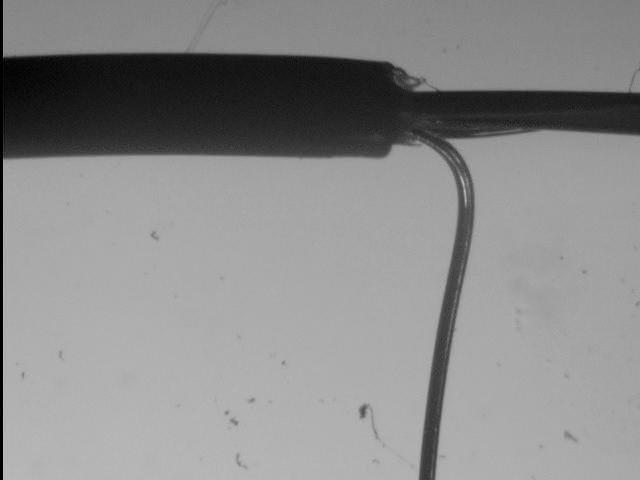
%> input picture GUIs/ActinMeasurer/wire1x.jpg, 640 x 480 px
$ octave --eval "result = BackgroundSub('../ActinMeasurer/wire1x.jpg');"   (GNU Octave 9; MATLAB toolbox functions it lacks are replaced by stand-ins)
%> lines starting %> are read from the running program, lines starting %| are printed output that depends on the picture; in (x1, y1, x2, y2) boxes, pixels count from 0 and x2, y2 are one past the last pixel; in counts of white or black regions, pixels touching at a corner belong together; the program's own positions count from 1
function g = BackgroundSub(file)
%> called with file = '../ActinMeasurer/wire1x.jpg'


close all
I = imread(file);
%> I is the input picture: size 480x640x3 uint8; min 0, max 189, mean 139.4

I = ~I;
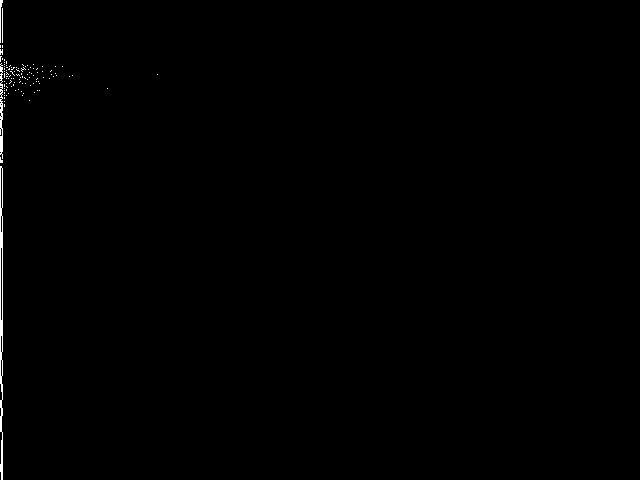
%> I: size 480x640x3 logical; 0.37% white in thin lines or dots, all inside (x1, y1, x2, y2) = (0, 0, 158, 480)


background = imopen(I,strel('disk',10));
%> background: size 480x640x3 logical; every value is 0


figure(3); surf(double(background(1:8:end,1:8:end))),zlim([0 255]);
set(gca,'ydir','reverse');
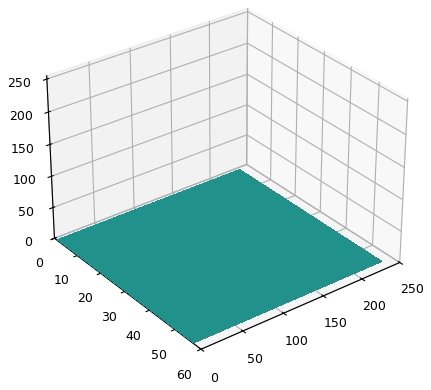
%> figure redrawn from the program's plot data

I2 = imsubtract(I,background);


I3 = imadjust(I2, stretchlim(I2), [0 1]);


figure(6);
subplot(2,2,1); imshow(I);  title('Original Image');
subplot(2,2,2); imshow(background);  title('Background');
subplot(2,2,3); imshow(I2);  title('Image minus Background');
subplot(2,2,4); imshow(I3);  title('Final Product');
%> after `title('Final Product')`:
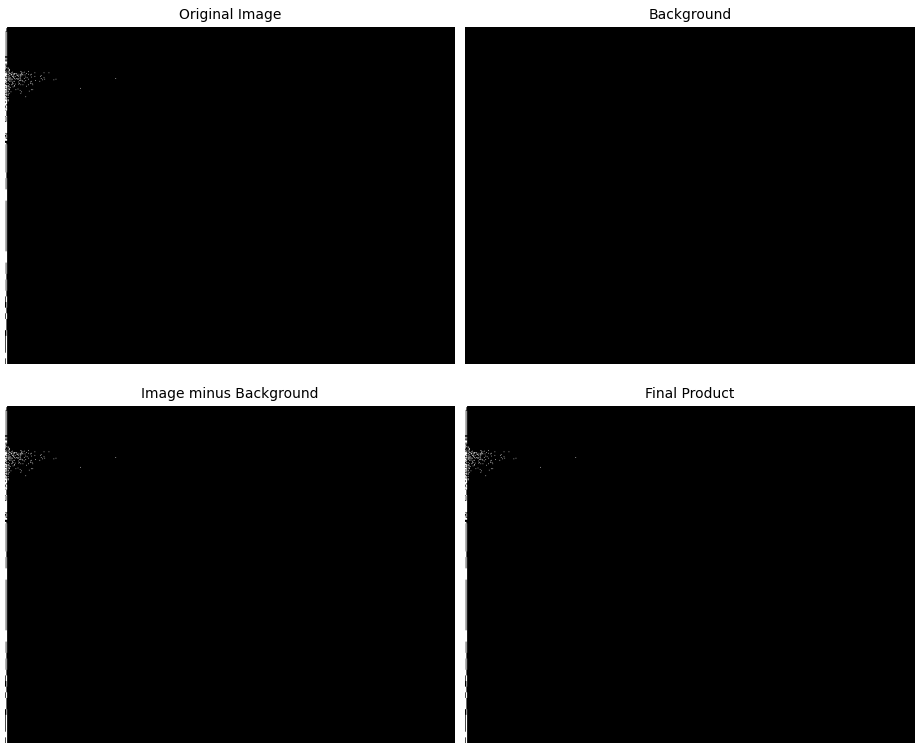
%> figure redrawn from the program's plot data, 4 panels
%> (the run ends here)

$ run again, on GUIs/ActinMeasurer/wire7x.jpg
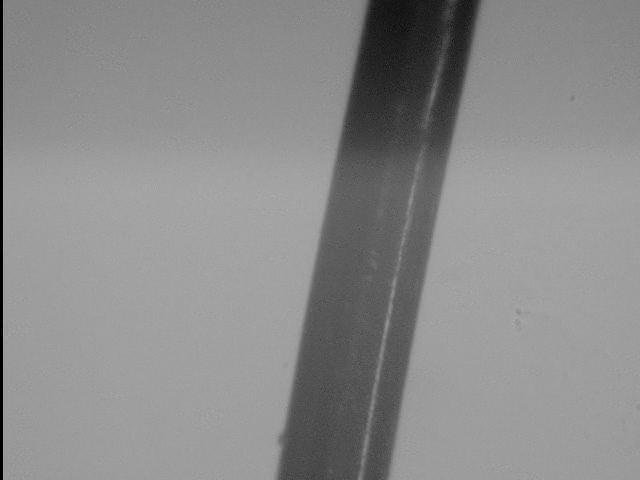
%> input picture GUIs/ActinMeasurer/wire7x.jpg, 640 x 480 px
%> in BackgroundSub, I is the input picture: size 480x640x3 uint8; min 0, max 176, mean 139.2
%> in BackgroundSub, `I = ~I;`:
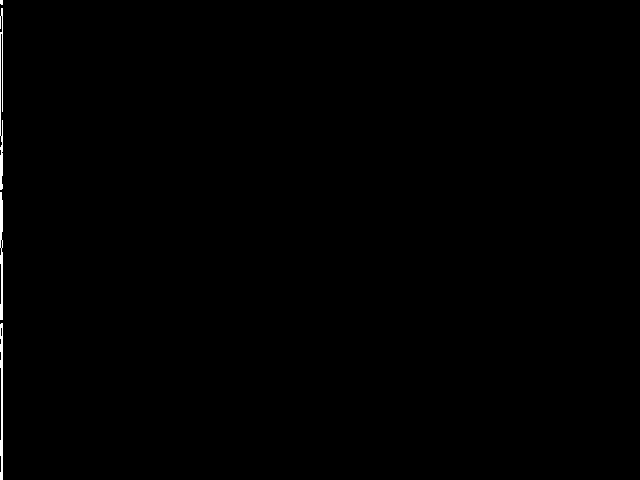
%> I: size 480x640x3 logical; 0.35% white; 4 white regions (1 under 20 px), largest, box (x1, y1, x2, y2) and area: (0, 8, 3, 190) 380, (0, 323, 3, 480) 361, (0, 192, 3, 320) 309
%> background: size 480x640x3 logical; every value is 0
%> in BackgroundSub, `title('Final Product')`:
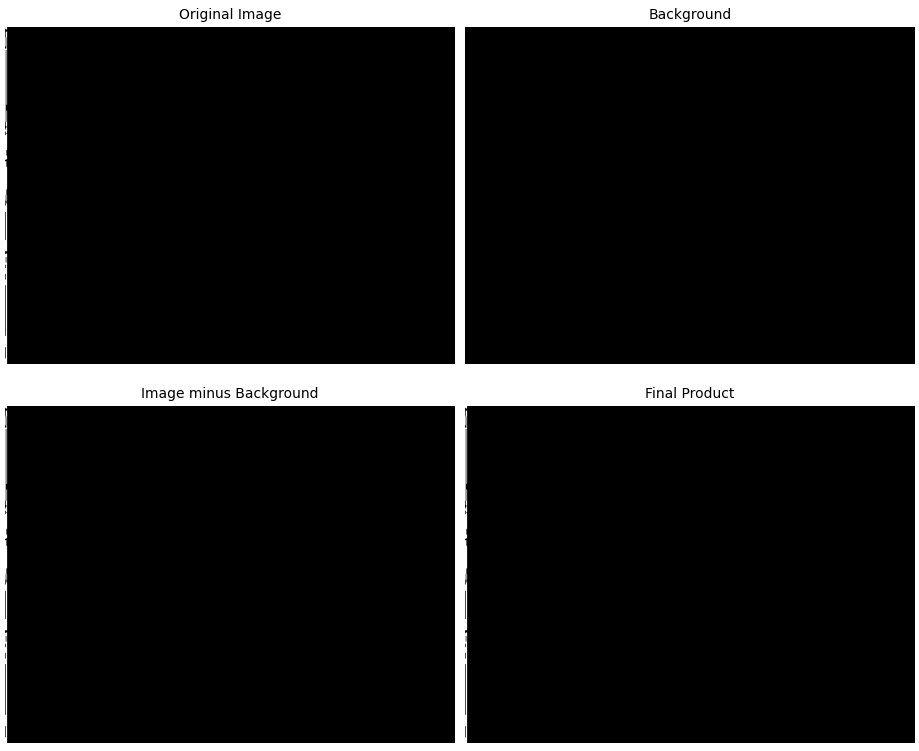
%> figure redrawn from the program's plot data, 4 panels
